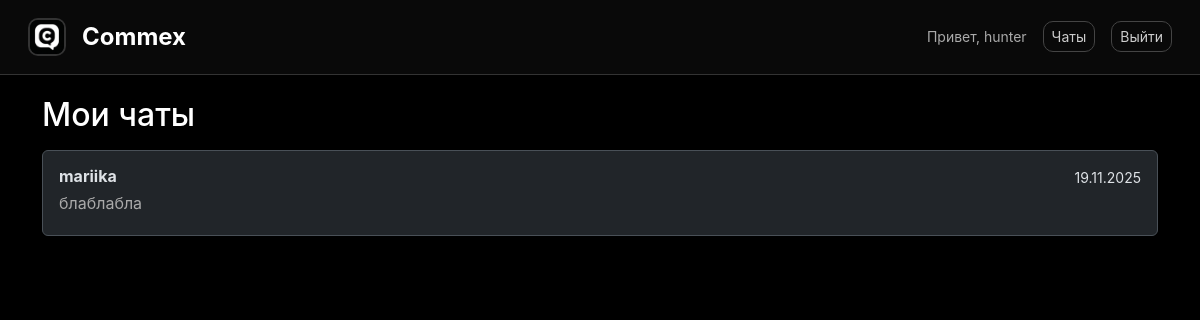
The page /chats/ (signed in) on the database as committed earlier.
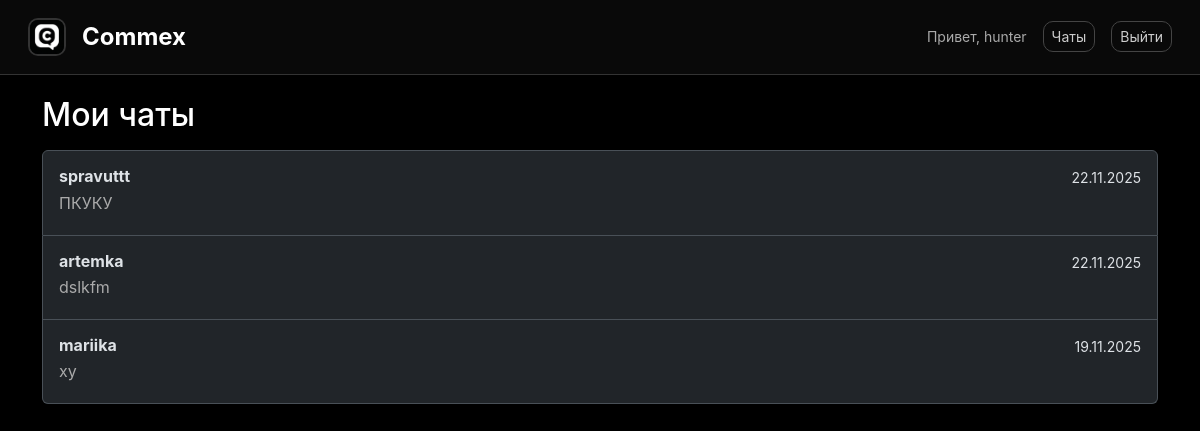
The same page on the database as committed later.
### main/models.py (models this page shows, shortened)
class MessengerUser(AbstractUser):
    birthday = models.DateField(blank=True, null=True, verbose_name="Дата рождения")
    status = models.BooleanField(default=False)
    profile_image = models.ImageField(blank=True)

class Chat(models.Model):
    user1 = models.ForeignKey(MessengerUser, on_delete=models.CASCADE, related_name='user1')
    user2 = models.ForeignKey(MessengerUser, on_delete=models.CASCADE, related_name='user2')
    date_of_creation = models.DateTimeField(auto_now_add=True)
    class Meta:
        verbose_name = 'Чат'
        verbose_name_plural = 'Чаты'

class TextMessage(models.Model):
    content = models.TextField()
    date_of_sending = models.DateTimeField(auto_now_add=True)  # уже исправили раньше
    chat = models.ForeignKey(Chat, on_delete=models.CASCADE, related_name='messages')  # ← добавь related_name
    sender = models.ForeignKey(MessengerUser, on_delete=models.CASCADE)
    is_read = models.BooleanField(default=False)
    class Meta:
        ordering = ['date_of_sending']
        verbose_name = 'Текстовое сообщение'
        verbose_name_plural = 'Текстовые сообщения'

### main/views.py (the view)
# urls.py: path('chats/', ChatListView.as_view(), name='chat_list'),
class ChatListView(ListView):
    model = Chat
    template_name = "main/chats/chat_list.html"
    def get_context_data(self, **kwargs):
        context = super().get_context_data(**kwargs)
        context["chats"] = Chat.objects.filter(Q(user1=self.request.user) | Q(user2=self.request.user)).order_by('-date_of_creation')
        return context

### main/templates/main/chats/chat_list.html (shortened to what this page needs)
{% extends 'main/base.html' %}
{% block content %}
<h2>Мои чаты</h2>
<div class="list-group mt-3">
    {% for chat in chats %}
    {% include 'main/chats/components/chat_preview.html' %}
    {% empty %}
    <div class="text-center py-5 text-muted">
        <h5>Пока нет чатов</h5>
        <p>Найдите пользователей и начните общение!</p>
    </div>
    {% endfor %}
</div>
{% endblock %}

### main/templates/main/base.html (shortened to what this page needs)
{% load static %}
<!DOCTYPE html>
<html lang="ru" data-bs-theme="dark">
<head>
    <link href="https://cdn.jsdelivr.net/npm/bootstrap@5.3.3/dist/css/bootstrap.min.css" rel="stylesheet">
    <link rel="stylesheet" href="https://cdn.jsdelivr.net/npm/bootstrap-icons@1.11.3/font/bootstrap-icons.min.css">
</head>
<body>
    <nav class="navbar fixed-top">
        <div class="container-fluid">
            <a class="navbar-brand d-flex align-items-center gap-3" href="{% url 'home' %}">
                <img src="{% static 'img/logo_commex.jpg' %}" alt="C" class="logo-img">
                <strong class="fs-4">Commex</strong>
            </a>
            <div class="d-flex align-items-center gap-3">
                {% if user.is_authenticated %}
                <span class="text-muted small">Привет, {{ user.username }}</span>
                <a href="{% url 'chat_list' %}" class="btn btn-outline-light btn-sm">Чаты</a>
                <a href="{% url 'logout' %}" class="btn btn-outline-light btn-sm">Выйти</a>
                {% else %}
                <a href="{% url 'login' %}" class="btn btn-outline-light btn-sm px-4">Войти</a>
                <a href="{% url 'register' %}" class="btn btn-primary btn-sm px-4">Регистрация</a>
                {% endif %}
            </div>
        </div>
    </nav>
    <main class="container pt-5 mt-5">
        {% block content %}{% endblock %}
    </main>
</body>
</html>

### main/templates/main/chats/components/chat_preview.html
<a href="{% url 'chat_detail' chat.id %}" class="list-group-item list-group-item-action p-3">
    <div class="d-flex w-100 justify-content-between">
        <h6 class="mb-1 fw-bold">
            {% if chat.user1 == request.user %}
            {{ chat.user2.username }}
            {% else %}
            {{ chat.user1.username }}
            {% endif %}
        </h6>
        <small>{{ chat.date_of_creation|date:"d.m.Y" }}</small>
    </div>
    <p class="mb-1 text-muted">
        {% with last=chat.messages.last %}
        {{ last.content|truncatechars:50|default:"Чат создан" }}
        {% endwith %}
    </p>
</a>

### main/templates/main/base.html (style rules this page uses)
:root { --bg: #000000; --surface: #0d0d0d; --card: #111111; --border: #333333; --text: #ffffff; --text-muted: #aaaaaa; --accent: #ffffff; }
body { background: var(--bg); color: var(--text); min-height: 100vh; font-family: 'SF Pro Display', system-ui, sans-serif; }
.navbar { background: rgba(10, 10, 10, 0.95) !important; backdrop-filter: blur(10px); border-bottom: 1px solid var(--border); padding: 0.8rem 1rem; }
.logo-img { width: 38px; height: 38px; border-radius: 10px; border: 2px solid #333; }
.btn-outline-light { border-color: #444; color: #ccc; border-radius: 10px; }
.text-muted { color: var(--text-muted) !important; }

Rows that differ between the two databases and show on the page:
added Chat: user1.username "spravuttt", date_of_creation "22.11.2025", messages.last.content "ПКУКУ"
added Chat: user1.username "artemka", date_of_creation "22.11.2025", messages.last.content "dslkfm"
computed for Chat "mariika": messages.last.content "блаблабла" → "ху"
